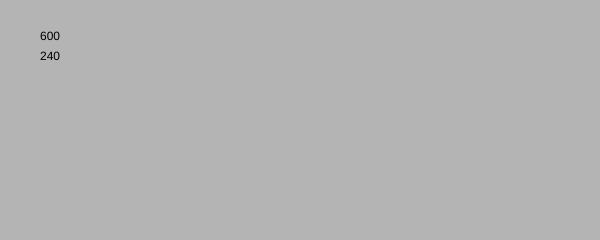
Frame 1 (no input)
Frame 60 (no input): identical to frame 1, image omitted
Frame 120 (the mouse pressed at the canvas centre since frame 60): identical to frame 1, image omitted

The p5.js sketch that drew this single still picture (run headless with seeded random() and noise() and a simulated clock; from frame 60 on, the mouse is pressed at the canvas centre):

// p5.js sketch
// ── sketch.js
function setup() {
  createCanvas(600, 240);

}

function draw() {
	background(180);

	//Draw the value of the width variable on the screen
 	text(width, 40, 40);

 	//Draw the value of the height variable on the screen
 	text(height, 40, 60);

}
